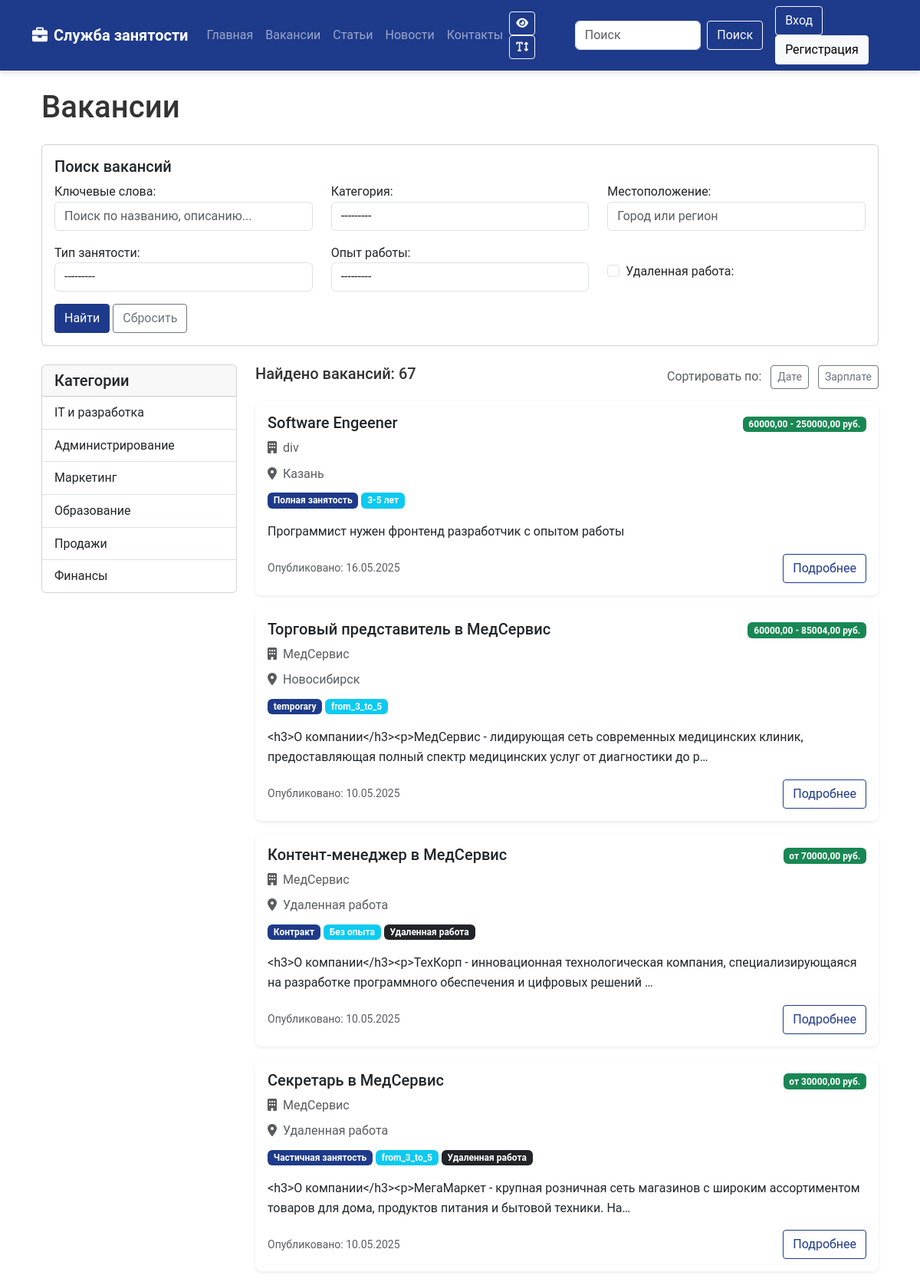
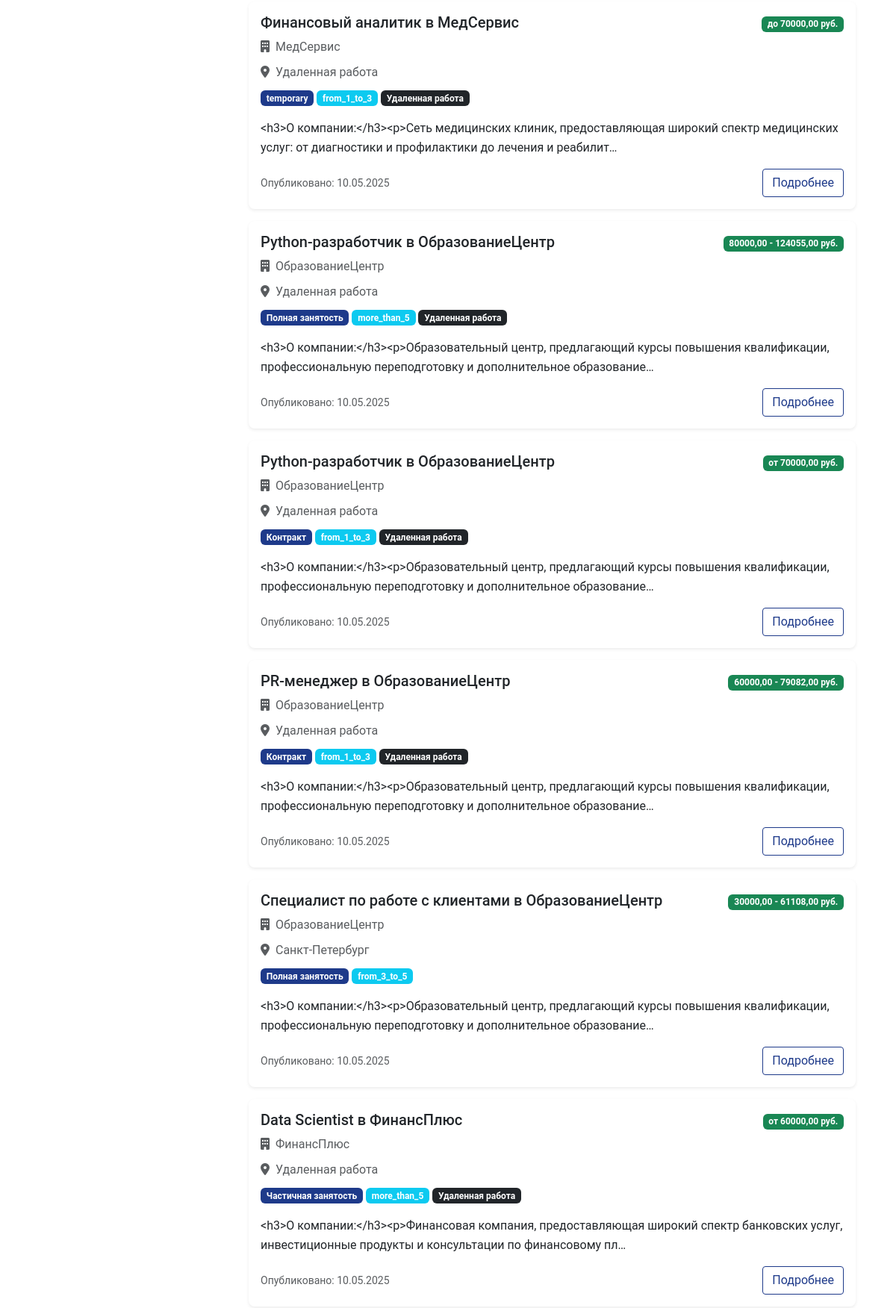
Screenshot of /jobs/ (upper part) with the database file from the repository (2 pictures, top to bottom).
### jobs/models.py (models this page shows, shortened)
class Category(models.Model):
    name = models.CharField(max_length=100, verbose_name='Название категории')
    slug = models.SlugField(unique=True, verbose_name='URL')
    description = models.TextField(blank=True, null=True, verbose_name='Описание')
    icon = models.CharField(max_length=50, blank=True, null=True, verbose_name='Иконка')
    class Meta:
        verbose_name = 'Категория'
        verbose_name_plural = 'Категории'
        ordering = ['name']
    def __str__(self):
        return self.name

class JobVacancy(models.Model):
    STATUS_CHOICES = (
        ('open', 'Открыта'),
        ('closed', 'Закрыта'),
        ('archived', 'В архиве'),
    )
    EMPLOYMENT_TYPE_CHOICES = (
        ('full_time', 'Полная занятость'),
        ('part_time', 'Частичная занятость'),
        ('contract', 'Контракт'),
        ('internship', 'Стажировка'),
        ('remote', 'Удаленная работа'),
    )
    EXPERIENCE_CHOICES = (
        ('no_experience', 'Без опыта'),
        ('1-3', '1-3 года'),
        ('3-5', '3-5 лет'),
        ('5+', 'Более 5 лет'),
    )
    title = models.CharField(max_length=255, verbose_name='Название вакансии')
    slug = models.SlugField(unique=True, verbose_name='URL')
    employer = models.ForeignKey(EmployerProfile, on_delete=models.CASCADE, related_name='vacancies', verbose_name='Работодатель')
    category = models.ForeignKey(Category, on_delete=models.CASCADE, related_name='vacancies', verbose_name='Категория')
    description = models.TextField(verbose_name='Описание вакансии')
    requirements = models.TextField(verbose_name='Требования')
    responsibilities = models.TextField(verbose_name='Обязанности')
    benefits = models.TextField(blank=True, null=True, verbose_name='Преимущества')
    salary_min = models.DecimalField(max_digits=10, decimal_places=2, blank=True, null=True, verbose_name='Минимальная зарплата')
    salary_max = models.DecimalField(max_digits=10, decimal_places=2, blank=True, null=True, verbose_name='Максимальная зарплата')
    location = models.ForeignKey(JobLocation, on_delete=models.SET_NULL, blank=True, null=True, related_name='vacancies', verbose_name='Местоположение')
    is_remote = models.BooleanField(default=False, verbose_name='Удаленная работа')
    status = models.CharField(max_length=20, choices=STATUS_CHOICES, default='open', verbose_name='Статус')
    employment_type = models.CharField(max_length=20, choices=EMPLOYMENT_TYPE_CHOICES, verbose_name='Тип занятости')
    experience_required = models.CharField(max_length=20, choices=EXPERIENCE_CHOICES, verbose_name='Требуемый опыт')
    skills = models.ManyToManyField(Skill, related_name='vacancies', blank=True, verbose_name='Навыки')
    created_at = models.DateTimeField(auto_now_add=True, verbose_name='Дата создания')
    updated_at = models.DateTimeField(auto_now=True, verbose_name='Дата обновления')
    class Meta:
        verbose_name = 'Вакансия'
        verbose_name_plural = 'Вакансии'
        ordering = ['-created_at']

class JobLocation(models.Model):
    city = models.CharField(max_length=100, verbose_name='Город')
    region = models.CharField(max_length=100, verbose_name='Регион')
    address = models.CharField(max_length=255, blank=True, null=True, verbose_name='Адрес')
    class Meta:
        verbose_name = 'Местоположение'
        verbose_name_plural = 'Местоположения'
        ordering = ['city', 'region']
        unique_together = ['city', 'region', 'address']

### users/models.py (models this page shows, shortened)
class EmployerProfile(models.Model):
    user = models.OneToOneField(User, on_delete=models.CASCADE, related_name='employer_profile')
    company_name = models.CharField(max_length=255, verbose_name='Название компании')
    company_logo = models.ImageField(upload_to='employers/', blank=True, null=True, verbose_name='Логотип компании')
    company_description = models.TextField(blank=True, null=True, verbose_name='Описание компании')
    company_website = models.URLField(blank=True, null=True, verbose_name='Веб-сайт компании')
    company_address = models.CharField(max_length=255, blank=True, null=True, verbose_name='Адрес компании')
    company_phone = models.CharField(max_length=20, blank=True, null=True, verbose_name='Телефон компании')
    company_email = models.EmailField(blank=True, null=True, verbose_name='Email компании')
    slug = models.SlugField(unique=True, blank=True, verbose_name='URL')
    created_at = models.DateTimeField(auto_now_add=True, verbose_name='Дата создания')
    updated_at = models.DateTimeField(auto_now=True, verbose_name='Дата обновления')
    class Meta:
        verbose_name = 'Профиль работодателя'
        verbose_name_plural = 'Профили работодателей'
        ordering = ['-created_at']

### jobs/views.py (the view)
# urls.py: path('', views.JobVacancyListView.as_view(), name='vacancy_list'),
class JobVacancyListView(ListView):
    model = JobVacancy
    template_name = 'jobs/vacancy_list.html'
    context_object_name = 'vacancies'
    paginate_by = 10
    def get_queryset(self):
        queryset = JobVacancy.objects.filter(status='open')
        form = JobSearchForm(self.request.GET)
        if form.is_valid():
            keywords = form.cleaned_data.get('keywords')
            if keywords:
                queryset = queryset.filter(
                    Q(title__icontains=keywords) |
                    Q(description__icontains=keywords) |
                    Q(requirements__icontains=keywords)
                )
            category = form.cleaned_data.get('category')
            if category:
                queryset = queryset.filter(category=category)
            location = form.cleaned_data.get('location')
            if location:
                queryset = queryset.filter(location__city__icontains=location)
            employment_type = form.cleaned_data.get('employment_type')
            if employment_type:
                queryset = queryset.filter(employment_type=employment_type)
            experience = form.cleaned_data.get('experience')
            if experience:
                queryset = queryset.filter(experience_required=experience)
            remote = form.cleaned_data.get('remote')
            if remote:
                queryset = queryset.filter(is_remote=True)
        return queryset
    def get_context_data(self, **kwargs):
        context = super().get_context_data(**kwargs)
        context['search_form'] = JobSearchForm(self.request.GET)
        context['categories'] = Category.objects.all()
        return context

### templates/jobs/vacancy_list.html (shortened to what this page needs)
{% extends 'base.html' %}
{% block content %}
<div class="container">
    <h1 class="mb-4">Вакансии</h1>
    <div class="card mb-4">
        <div class="card-body">
            <h5 class="card-title">Поиск вакансий</h5>
            <form method="get" action="{% url 'jobs:vacancy_list' %}">
                <div class="row">
                    <div class="col-md-4 mb-3">
                        {{ search_form.keywords.label_tag }}
                        {{ search_form.keywords }}
                    </div>
                    <div class="col-md-4 mb-3">
                        {{ search_form.category.label_tag }}
                        {{ search_form.category }}
                    </div>
                    <div class="col-md-4 mb-3">
                        {{ search_form.location.label_tag }}
                        {{ search_form.location }}
                    </div>
                    <div class="col-md-4 mb-3">
                        {{ search_form.employment_type.label_tag }}
                        {{ search_form.employment_type }}
                    </div>
                    <div class="col-md-4 mb-3">
                        {{ search_form.experience.label_tag }}
                        {{ search_form.experience }}
                    </div>
                    <div class="col-md-4 mb-3">
                        <div class="form-check mt-4">
                            {{ search_form.remote }}
                            {{ search_form.remote.label_tag }}
                        </div>
                    </div>
                </div>
                <button type="submit" class="btn btn-primary">Найти</button>
                <a href="{% url 'jobs:vacancy_list' %}" class="btn btn-outline-secondary">Сбросить</a>
            </form>
        </div>
    </div>
    <div class="row">
        <div class="col-md-3">
            <div class="card mb-4">
                <div class="card-header">
                    <h5 class="card-title mb-0">Категории</h5>
                </div>
                <div class="list-group list-group-flush">
                    {% for category in categories %}
                        <a href="{% url 'jobs:category' category.slug %}" class="list-group-item list-group-item-action">
                            {{ category.name }}
                        </a>
                    {% empty %}
                        <div class="list-group-item">Нет категорий</div>
                    {% endfor %}
                </div>
            </div>
        </div>
        <div class="col-md-9">
            <div class="d-flex justify-content-between align-items-center mb-3">
                <h5>Найдено вакансий: {{ paginator.count }}</h5>
                <div>
                    <span class="text-muted">Сортировать по:</span>
                    <a href="?{{ request.GET.urlencode }}&sort=date" class="btn btn-sm btn-outline-secondary ms-2">Дате</a>
                    <a href="?{{ request.GET.urlencode }}&sort=salary" class="btn btn-sm btn-outline-secondary ms-2">Зарплате</a>
                </div>
            </div>
            {% for vacancy in vacancies %}
                <div class="card mb-3 vacancy-card">
                    <div class="card-body">
                        <div class="d-flex justify-content-between">
                            <h5 class="card-title">{{ vacancy.title }}</h5>
                            <span>
                                {% if vacancy.salary_min and vacancy.salary_max %}
                                    <span class="badge bg-success">{{ vacancy.salary_min }} - {{ vacancy.salary_max }} руб.</span>
                                {% elif vacancy.salary_min %}
                                    <span class="badge bg-success">от {{ vacancy.salary_min }} руб.</span>
                                {% elif vacancy.salary_max %}
                                    <span class="badge bg-success">до {{ vacancy.salary_max }} руб.</span>
                                {% else %}
                                    <span class="badge bg-secondary">Зарплата не указана</span>
                                {% endif %}
                            </span>
                        </div>
                        <p class="card-text text-muted mb-2">
                            <i class="fas fa-building me-1"></i> {{ vacancy.employer.company_name }}
                        </p>
                        <p class="card-text text-muted mb-2">
                            <i class="fas fa-map-marker-alt me-1"></i>
                            {% if vacancy.location %}
                                {{ vacancy.location.city }}
                            {% elif vacancy.is_remote %}
                                Удаленная работа
                            {% else %}
                                Не указано
                            {% endif %}
                        </p>
                        <p class="mb-3">
                            <span class="badge bg-primary">{{ vacancy.get_employment_type_display }}</span>
                            <span class="badge bg-info">{{ vacancy.get_experience_required_display }}</span>
                            {% if vacancy.is_remote %}
                                <span class="badge bg-dark">Удаленная работа</span>
                            {% endif %}
                        </p>
                        <p class="card-text">{{ vacancy.description|truncatechars:150 }}</p>
                        <div class="d-flex justify-content-between align-items-center">
                            <small class="text-muted">Опубликовано: {{ vacancy.created_at|date:"d.m.Y" }}</small>
                            <a href="{% url 'jobs:vacancy_detail' vacancy.slug %}" class="btn btn-outline-primary">Подробнее</a>
                        </div>
                    </div>
                </div>
            {% empty %}
                <div class="alert alert-info" role="alert">
                    По вашему запросу не найдено вакансий.
                </div>
            {% endfor %}
        </div>
    </div>
</div>
{% endblock %}

### static/css/style.css (style rules this page uses)
body { font-family: 'Roboto', Arial, sans-serif; color: #333; line-height: 1.6; }
html, body { height: 100%; }
a { text-decoration: none; color: #1e3a8a; transition: color 0.3s; }
.btn { border-radius: 0.25rem; transition: all 0.3s; }
.btn-primary { background-color: #1e3a8a; border-color: #1e3a8a; }
.btn-outline-primary { color: #1e3a8a; border-color: #1e3a8a; }
.bg-primary { background-color: #1e3a8a !important; }
.vacancy-card { border: none; border-radius: 0.5rem; box-shadow: 0 0.125rem 0.25rem rgba(0, 0, 0, 0.075); transition: transform 0.3s, box-shadow 0.3s; }

### rows the page displays
Category: name "IT и разработка"
Category: name "Администрирование"
Category: name "Маркетинг"
Category: name "Образование"
Category: name "Продажи"
Category: name "Финансы"
JobVacancy: title "Software Engeener", salary_min "60000,00", salary_max "250000,00", employer.company_name "div", location.city "Казань", employment_type "Полная занятость", experience_required "3-5 лет", description "Программист нужен фронтенд разработчик с опытом работы", created_at "16.05.2025"
JobVacancy: title "Торговый представитель в МедСервис", salary_min "60000,00", salary_max "85004,00", employer.company_name "МедСервис", location.city "Новосибирск", employment_type "temporary", experience_required "from_3_to_5", description "<h3>О компании</h3><p>МедСервис - лидирующая сеть современных медицинских клиник, предоставляющая полный спектр медицинских услуг от диагностики до р…", created_at "10.05.2025"
JobVacancy: title "Контент-менеджер в МедСервис", salary_min "70000,00", employer.company_name "МедСервис", is_remote "Удаленная работа", employment_type "Контракт", experience_required "Без опыта", description "<h3>О компании</h3><p>ТехКорп - инновационная технологическая компания, специализирующаяся на разработке программного обеспечения и цифровых решений …", created_at "10.05.2025"
JobVacancy: title "Секретарь в МедСервис", salary_min "30000,00", employer.company_name "МедСервис", is_remote "Удаленная работа", employment_type "Частичная занятость", experience_required "from_3_to_5", description "<h3>О компании</h3><p>МегаМаркет - крупная розничная сеть магазинов с широким ассортиментом товаров для дома, продуктов питания и бытовой техники. На…", created_at "10.05.2025"
JobVacancy: title "Финансовый аналитик в МедСервис", salary_max "70000,00", employer.company_name "МедСервис", is_remote "Удаленная работа", employment_type "temporary", experience_required "from_1_to_3", description "<h3>О компании:</h3><p>Сеть медицинских клиник, предоставляющая широкий спектр медицинских услуг: от диагностики и профилактики до лечения и реабилит…", created_at "10.05.2025"
JobVacancy: title "Python-разработчик в ОбразованиеЦентр", salary_min "80000,00", salary_max "124055,00", employer.company_name "ОбразованиеЦентр", is_remote "Удаленная работа", employment_type "Полная занятость", experience_required "more_than_5", description "<h3>О компании:</h3><p>Образовательный центр, предлагающий курсы повышения квалификации, профессиональную переподготовку и дополнительное образование…", created_at "10.05.2025"
JobVacancy: title "Python-разработчик в ОбразованиеЦентр", salary_min "70000,00", employer.company_name "ОбразованиеЦентр", is_remote "Удаленная работа", employment_type "Контракт", experience_required "from_1_to_3", description "<h3>О компании:</h3><p>Образовательный центр, предлагающий курсы повышения квалификации, профессиональную переподготовку и дополнительное образование…", created_at "10.05.2025"
JobVacancy: title "PR-менеджер в ОбразованиеЦентр", salary_min "60000,00", salary_max "79082,00", employer.company_name "ОбразованиеЦентр", is_remote "Удаленная работа", employment_type "Контракт", experience_required "from_1_to_3", description "<h3>О компании:</h3><p>Образовательный центр, предлагающий курсы повышения квалификации, профессиональную переподготовку и дополнительное образование…", created_at "10.05.2025"
JobVacancy: title "Специалист по работе с клиентами в ОбразованиеЦентр", salary_min "30000,00", salary_max "61108,00", employer.company_name "ОбразованиеЦентр", location.city "Санкт-Петербург", employment_type "Полная занятость", experience_required "from_3_to_5", description "<h3>О компании:</h3><p>Образовательный центр, предлагающий курсы повышения квалификации, профессиональную переподготовку и дополнительное образование…", created_at "10.05.2025"
JobVacancy: title "Data Scientist в ФинансПлюс", salary_min "60000,00", employer.company_name "ФинансПлюс", is_remote "Удаленная работа", employment_type "Частичная занятость", experience_required "more_than_5", description "<h3>О компании:</h3><p>Финансовая компания, предоставляющая широкий спектр банковских услуг, инвестиционные продукты и консультации по финансовому пл…", created_at "10.05.2025"

### other values shown
{{ search_form.keywords.label_tag }} "Ключевые слова:"
{{ search_form.category.label_tag }} "Категория:"
{{ search_form.location.label_tag }} "Местоположение:"
{{ search_form.employment_type.label_tag }} "Тип занятости:"
{{ search_form.experience.label_tag }} "Опыт работы:"
{{ search_form.remote.label_tag }} "Удаленная работа:"
{{ paginator.count }} "67"
